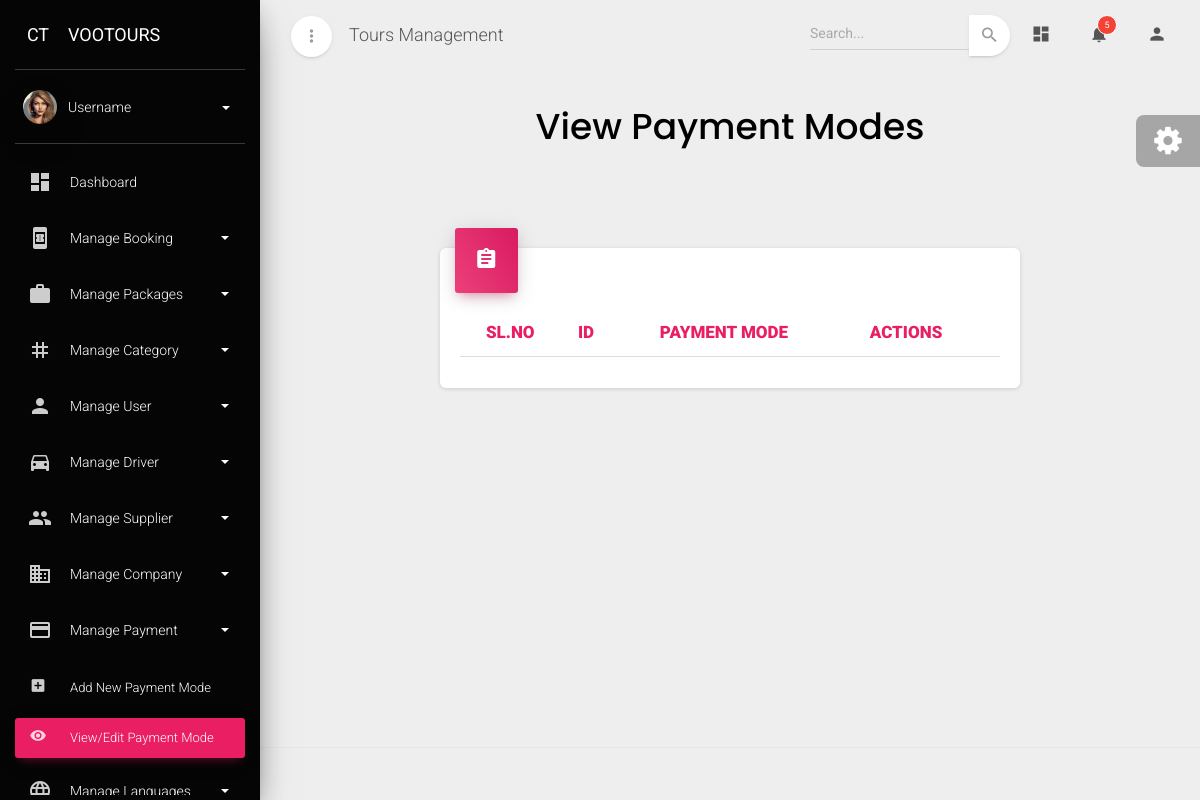
Before: /viewpayment with the older database file.
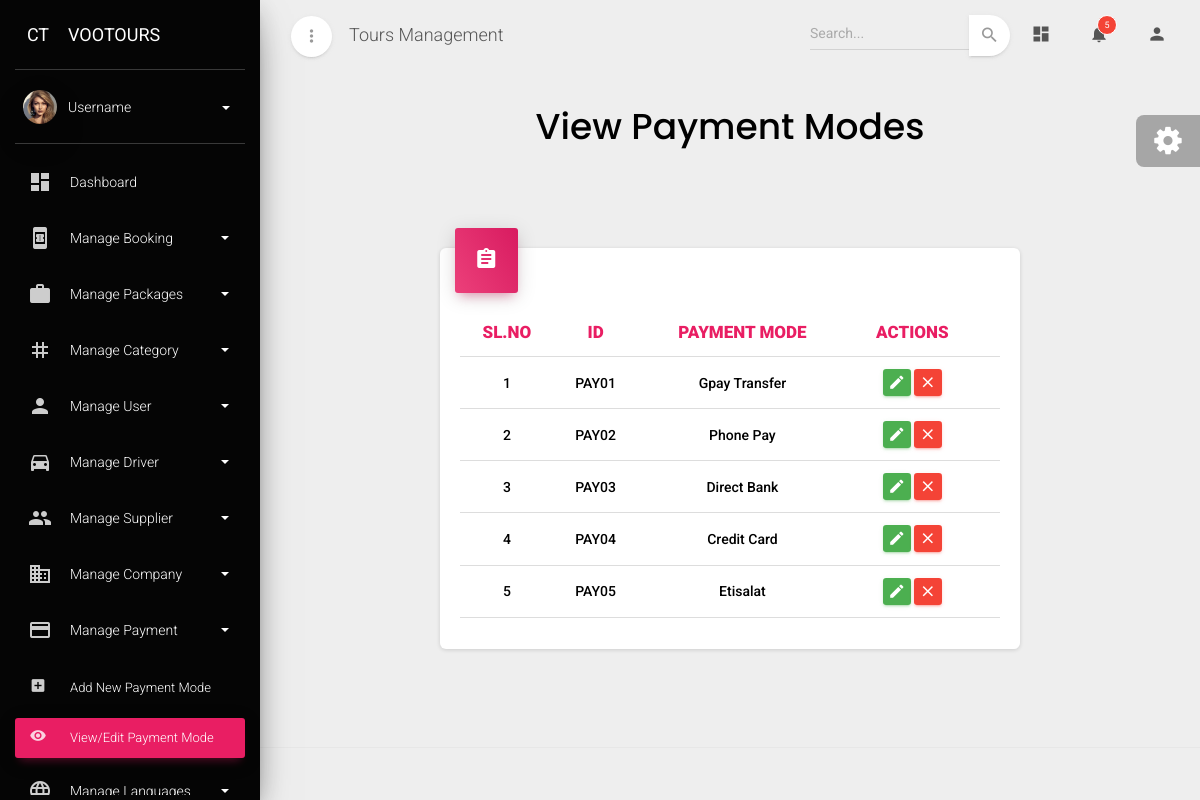
After: the same page with the newer database file.
### admin_dashboard/models.py (models this page shows, shortened)
class Payment_mode(models.Model):
    payment_id=models.CharField(max_length=10,primary_key=True,editable=False)
    payment_mode=models.CharField(max_length=50,unique=True)

### admin_dashboard/views.py (the view)
# urls.py: path('viewpayment',view_payment,name='viewpayment'),
def view_payment(request):
    data=Payment_mode.objects.all()
    return render(request,'viewpayment.html',{'data':data})

### admin_dashboard/templates/viewpayment.html (shortened to what this page needs)
{% extends "base.html" %}
{% block content %}
<div class="content">
  <div class="container-fluid">
    <div class="row text-center">
      <h2
        class="font-weight-bold"
        style="font-family: poppins, serif; color: #000"
      >
        View Payment Modes
      </h2>
    </div>
    <div class="row mt-2">
      <div class="mt-5">
        <div class="row" id="supplier-allocation-content">
          <div class="col-2"></div>
          <div class="col-lg-8 col-md-12 col-md-12">
            <div class="card">
              <div class="card-header card-header-rose card-header-icon">
                <div class="card-icon">
                  <i class="material-icons">assignment</i>
                </div>
              </div>
              <div class="card-body">
                <div class="table-responsive">
                  <table class="table">
                    <thead>
                      <tr>
                        <th class="text-center  text-rose" style="font-weight: 900;" >SL.NO</th>
                        <th class="text-center  text-rose" style="font-weight: 900;" >ID</th>
                        <th class="text-center  text-rose" style="font-weight: 900;" >PAYMENT MODE</th>
                        <th class="text-center  text-rose" style="font-weight: 900;" >ACTIONS</th>
                        <th class="text-center  text-rose" style="font-weight: 900;" ></th>
                      </tr>
                    </thead>
                    <tbody>
                      {% for i in data %}
                      <tr>
                        <tr>
                          <td class="text-center" style="font-weight: 500;">{{forloop.counter}}</td>
                          <td class="text-center text-capitalize" style="font-weight: 500;">{{i.payment_id}}</td>
                          <td class="text-center text-capitalize" style="font-weight: 500;">{{i.payment_mode}}</td>
                          <td class="td-actions text-center">
                            <button type="button" rel="tooltip" class="btn btn-success" data-toggle="modal" data-target="#editModal{{i.payment_id}}" onclick="openEditModal('{{i.payment_id}}')"> <i class="material-icons">edit</i> </button>
                            <button type="button" rel="tooltip" class="btn btn-danger" data-toggle="modal" data-target="#deleteModal{{i.payment_id}}" onclick="openDeleteModal('{{i.payment_id}}')"> <i class="material-icons">close</i> </button>
                          </td>
                          <td class="text-center text-capitalize" style="font-weight: 500;"></td>
                      </tr>
                      {% endfor %}
                    </tbody>
                  </table>
                </div>
              </div>
            </div>
          </div>
          <div class="col-2"></div>
        </div>
      </div>
    </div>
  </div>
</div>
{% endblock content %}

### admin_dashboard/templates/base.html (shortened to what this page needs)
{% load static %}
<!DOCTYPE html>
<html lang="en">
<head>
  <link rel="stylesheet" href="https://maxcdn.bootstrapcdn.com/font-awesome/latest/css/font-awesome.min.css">
  <link href="https://cdn.jsdelivr.net/npm/bootstrap@5.3.3/dist/css/bootstrap.min.css" rel="stylesheet">
  <link rel="stylesheet" href="https://stackpath.bootstrapcdn.com/bootstrap/4.3.1/css/bootstrap.min.css">
  <link href="{% static "css/material-dashboard.css" %}" rel="stylesheet" />
  <link href="{% static "demo/demo.css" %}" rel="stylesheet" />
</head>
<body class="">
  <div class="wrapper ">
    <div class="sidebar" data-color="rose" data-background-color="black" data-image="../assets/img/sidebar-1.jpg">
      <div class="logo"><a href="{% url "dashboard" %}" class="simple-text logo-mini">
          CT
        </a>
        <a href="{% url "dashboard" %}" class="simple-text logo-normal">
          Vootours
        </a></div>
      <div class="sidebar-wrapper">
        <div class="user">
          <div class="photo">
            <img src=" {% static "img/faces/avatar.jpg" %}" />
          </div>
          <div class="user-info">
            <a data-toggle="collapse" href="#collapseExample" class="username">
              <span>
              Username                <b class="caret"></b>
              </span>
            </a>
          </div>
        </div>
        <ul class="nav">
          <li class="nav-item {% if request.path == '/' %} active {% endif %}" >
            <a class="nav-link" href="{% url "dashboard" %}">
              <i class="material-icons">dashboard</i>
              <p> Dashboard </p>
            </a>
          </li>
          <li class="nav-item">
            <a class="nav-link" data-toggle="collapse" href="#booking">
              <i class="material-icons">book_online</i>
              <p> Manage Booking
                <b class="caret"></b>
              </p>
            </a>
          </li>
          <li class="nav-item ">
            <a class="nav-link" data-toggle="collapse" href="#package">
              <i class="material-icons">work</i>
              <p> Manage Packages
                <b class="caret"></b>
              </p>
            </a>
          </li>
          <li class="nav-item ">
            <a class="nav-link" data-toggle="collapse" href="#category">
              <i class="material-icons">tag</i>
              <p> Manage Category
                <b class="caret"></b>
              </p>
            </a>
          </li>
          <li class="nav-item ">
            <a class="nav-link" data-toggle="collapse" href="#user">
              <i class="material-icons">person</i>
              <p> Manage User
                <b class="caret"></b>
              </p>
            </a>
          </li>
          <li class="nav-item ">
            <a class="nav-link" data-toggle="collapse" href="#driver">
              <i class="material-icons">directions_car</i>
              <p> Manage Driver
                <b class="caret"></b>
              </p>
            </a>
          </li>
          <li class="nav-item ">
            <a class="nav-link" data-toggle="collapse" href="#supplier">
              <i class="material-icons">group</i>
              <p> Manage Supplier
                <b class="caret"></b>
              </p>
            </a>
          </li>
          <li class="nav-item ">
            <a class="nav-link" data-toggle="collapse" href="#company">
              <i class="material-icons">business</i>
              <p> Manage Company
                <b class="caret"></b>
              </p>
            </a>
          </li>
          <li class="nav-item ">
            <a class="nav-link" data-toggle="collapse" href="#payment">
              <i class="material-icons">credit_card</i>
              <p> Manage Payment
                <b class="caret"></b>
              </p>
            </a>
            <div class="collapse {% if request.path == '/addpaymentmode' or  request.path == '/viewpayment'%}show{% endif %}" id="payment">
              <ul class="nav">
                <li class="nav-item {% if request.path == '/addpaymentmode' %}active{% endif %}">
                  <a class="nav-link" href="{% url "addpaymentmode" %}">
                    <span class="sidebar-mini"> <i class="material-icons">add_box</i> </span>
                    <span class="sidebar-normal"> Add New Payment Mode </span>
                  </a>
                </li>
                <li class="nav-item {% if request.path == '/viewpayment' %}active{% endif %}">
                  <a class="nav-link" href="{% url "viewpayment" %}">
                    <span class="sidebar-mini"> <i class="material-icons">visibility</i> </span>
                    <span class="sidebar-normal"> View/Edit Payment Mode  </span>
                  </a>
                </li>
              </ul>
            </div>
          </li>
          <li class="nav-item">
            <a class="nav-link" data-toggle="collapse" href="#language">
              <i class="material-icons">language</i>
              <p> Manage Languages
                <b class="caret"></b>
              </p>
            </a>
          </li>
        </ul>
      </div>
      <div class="sidebar-background"></div>
    </div>
    <div class="main-panel">
      <nav class="navbar navbar-expand-lg navbar-transparent navbar-absolute fixed-top ">
        <div class="container-fluid">
          <div class="navbar-wrapper">
            <div class="navbar-minimize">
              <button id="minimizeSidebar" class="btn btn-just-icon btn-white btn-fab btn-round">
                <i class="material-icons text_align-center visible-on-sidebar-regular">more_vert</i>
              </button>
            </div>
            <a class="navbar-brand" href="javascript:;">Tours Management</a>
          </div>
          <div class="collapse navbar-collapse justify-content-end">
            <form class="navbar-form">
              <div class="input-group no-border">
                <input type="text" value="" class="form-control" placeholder="Search...">
                <button type="submit" class="btn btn-white btn-round btn-just-icon">
                  <i class="material-icons">search</i>
                  <div class="ripple-container"></div>
                </button>
              </div>
            </form>
            <ul class="navbar-nav">
              <li class="nav-item">
                <a class="nav-link" href="javascript:;">
                  <i class="material-icons">dashboard</i>
                </a>
              </li>
              <li class="nav-item dropdown">
                <a class="nav-link" href="http://example.com" id="navbarDropdownMenuLink" data-toggle="dropdown" aria-haspopup="true" aria-expanded="false">
                  <i class="material-icons">notifications</i>
                  <span class="notification">5</span>
                </a>
              </li>
              <li class="nav-item dropdown">
                <a class="nav-link" href="javascript:;" id="navbarDropdownProfile" data-toggle="dropdown" aria-haspopup="true" aria-expanded="false">
                  <i class="material-icons">person</i>
                </a>
              </li>
            </ul>
          </div>
        </div>
      </nav>
      {% block content %}
      {% endblock content %}
      <footer class="footer">
      </footer>
    </div>
  </div>
  <div class="fixed-plugin">
    <div class="dropdown show-dropdown">
      <a href="#" data-toggle="dropdown">
        <i class="fa fa-cog fa-2x"> </i>
      </a>
    </div>
  </div>

Changed rows visible on the page:
added Payment_mode: payment_id "PAY01", payment_mode "Gpay Transfer"
added Payment_mode: payment_id "PAY02", payment_mode "Phone Pay"
added Payment_mode: payment_id "PAY03", payment_mode "Direct Bank"
added Payment_mode: payment_id "PAY04", payment_mode "Credit Card"
added Payment_mode: payment_id "PAY05", payment_mode "Etisalat"
